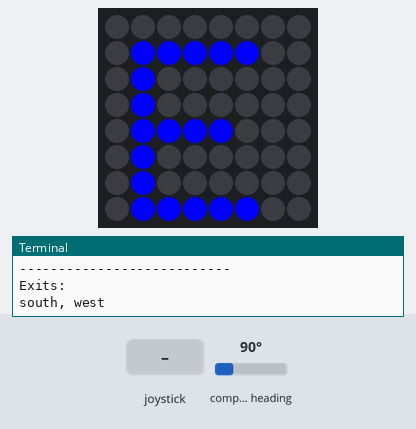
A program run on a simulated Raspberry Pi (BCM pin numbers) with a Sense HAT. Parts: the Sense HAT's 8×8 RGB LED matrix, the last lines printed to the terminal. The inputs (shaded band) are chosen by the test bench; at power-on: compass heading 90°.

Above: at 1.2 s.
1.3 s: compass heading set to 128°
2.8 s: compass heading set to 139°
At 3.8 s:
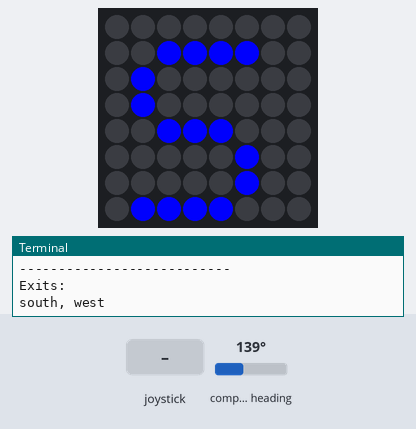
4.3 s: joystick clicked
At 5.2 s:
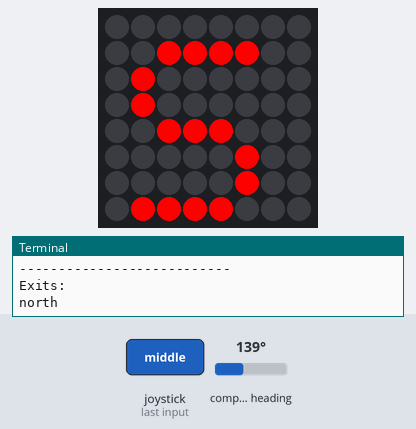
5.8 s: compass heading set to 7°
At 6.2 s:
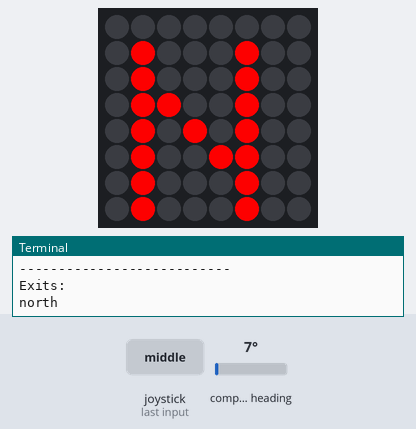
7.3 s: compass heading set to 180°
At 8.5 s:
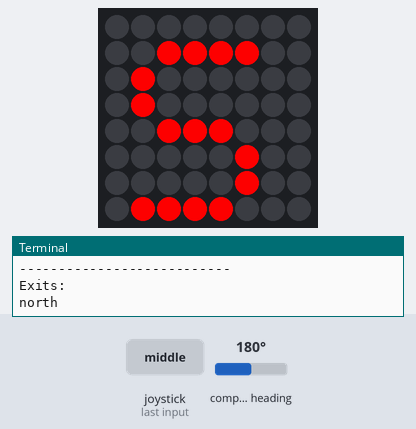
Timing chart, 0 to 9.8 s (numbered marks = the images above; inputs shaded):
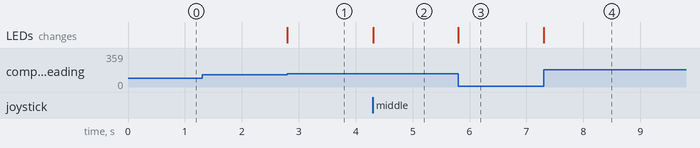

The program:

main.py
```python
#!/bin/python3

from sense_hat import *
import maze

maze.start()

sense = SenseHat()
sense.clear()

sense.set_rotation(90)


while True:

  heading = sense.get_compass()

  if heading < 45 or heading > 315:
    dir = 'north'
  elif heading < 135:
    dir = 'east'
  elif heading < 225:
    dir = 'south'
  else:
    dir = 'west'

  sense.show_letter(dir[0].upper(), text_colour=maze.getColour())

  for e in sense.stick.get_events():
    if e.action == ACTION_PRESSED and e.direction == DIRECTION_MIDDLE:
      maze.walk(dir)

  if maze.escaped():
    sense.clear(0, 255, 0)
    break;
```

maze.py
```python
#a dictionary linking a room to other room positions
rooms = {
            'Blue' : {
                  'south' : 'Red',
                  'west'  : 'Yellow',
                },

            'Red' : {
                  'north' : 'Blue',
                },

            'Yellow' : {
                  'east'  : 'Blue',
                  'south' : 'Green',
                },

            'Green' : {
                }

         }

colours = { 'Blue' : [0, 0, 255],
            'Red' : [255, 0, 0],
            'Yellow' : [255, 255, 0],
            'Green' : [0, 255, 0]
          }

def start():
  #print a main menu and the commands
  print('Find the green room to escape.')
  showStatus()

def showStatus():
  #print the player's current status
  print('---------------------------')
  print('You are in the ' + currentRoom + ' room')
  print("---------------------------")

  if(currentRoom != 'Green'):
    print("Exits: ")
    print(*rooms[currentRoom].keys(), sep=', ')

def getColour():
  return colours[currentRoom]

#start the player in the middle
currentRoom = 'Blue'

def walk(dir):
  global currentRoom
  if dir in rooms[currentRoom]:
  #set the current room to the new room
    currentRoom = rooms[currentRoom][dir]
    print("You walk", dir)
  #there is no door (link) to the new room
  else:
    print('You can\'t go that way!')

  showStatus()

  return currentRoom

def escaped():
  return currentRoom == 'Green'
```

Measured:
- the behaviour switches between 134 and 135° on compass heading (found by bisection; images 0 and 1)
- after the input at 1.3 s, every drawn part: stays the same
- after the input at 2.8 s, the LEDs: change at once (image 1)
- after the input at 4.3 s, the LEDs: change at once (image 2)
- after the input at 5.8 s, the LEDs: change at once (image 3)
- after the input at 7.3 s, the LEDs: change at once (image 4)
